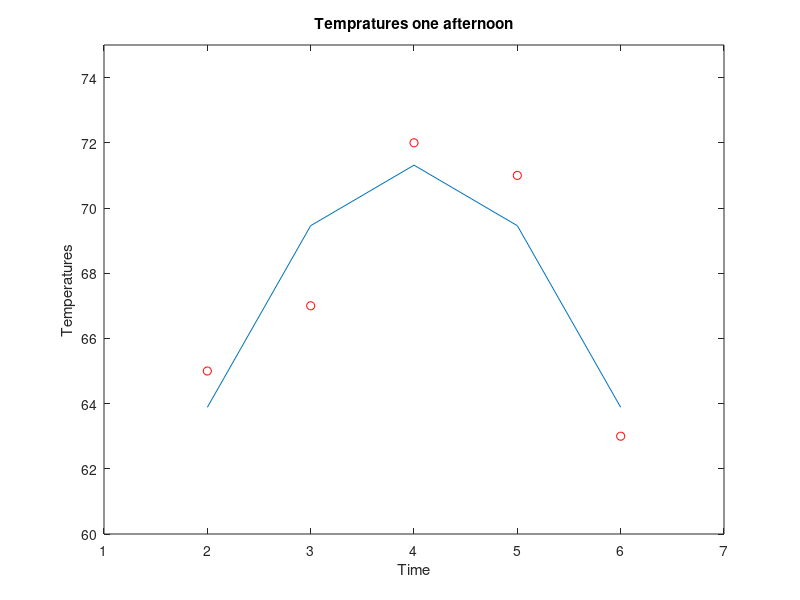

The MATLAB source for this figure:
clear,clc
x = 2:6;
y = [65, 67, 72, 71, 63];
coefs = polyfit(x,y,2);
curve = polyval(coefs, x);
plot(x,y,'ro',x,curve)
xlabel('Time')
ylabel('Temperatures')
title('Tempratures one afternoon')
axis([1, 7, 60, 75])